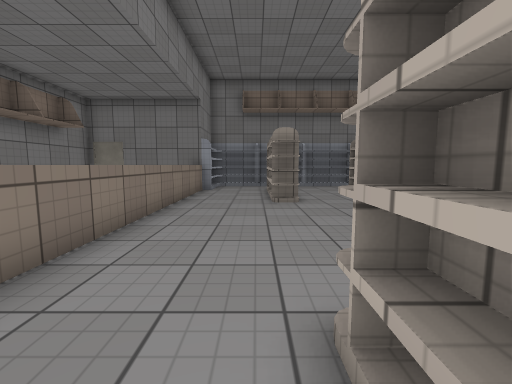
view 1 (above)

16 first-person views from a walk through a scene from a Unity 3-D project. The camera is 1.2 m above the floor, tilts 6° down and sees 90° across. The floor is counted in squares, 1 m on a side. Each view is taken from the middle of a square. On the plan, view 1 faces up. The plan holds only what a view shows up to about 12 squares ahead; the rest is blank. The player character is not drawn. Surface patterns are stand-ins for the level's own textures.

view 2
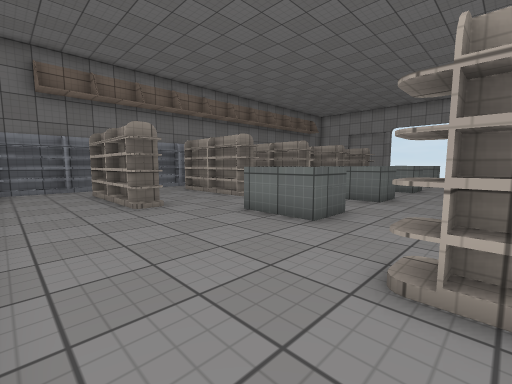

view 3
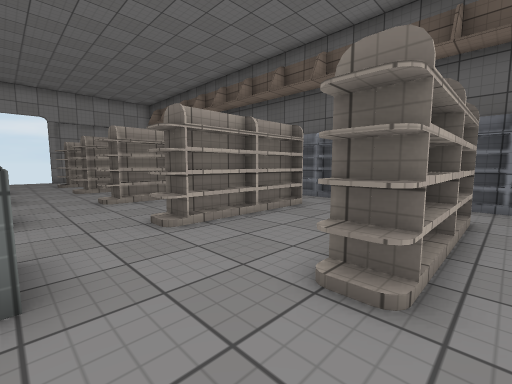

view 4
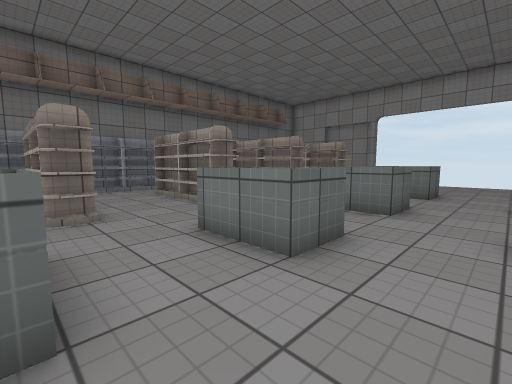

view 5
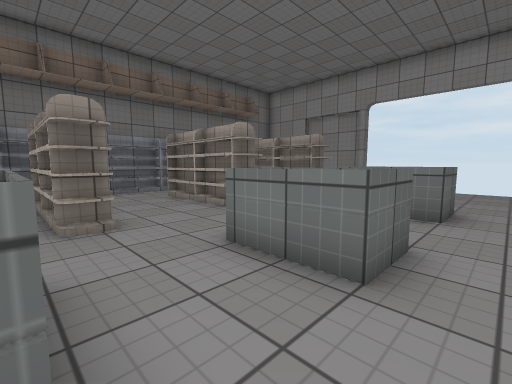

view 6
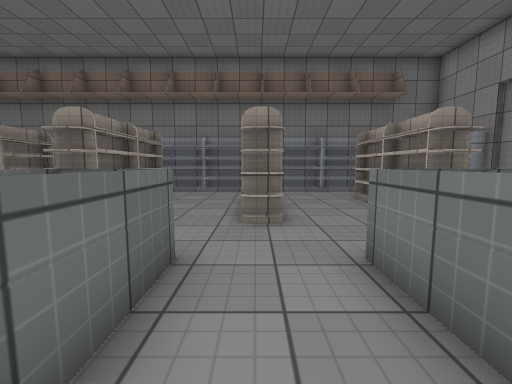

view 7
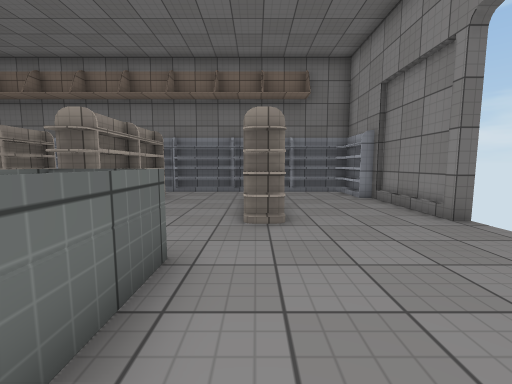

view 8
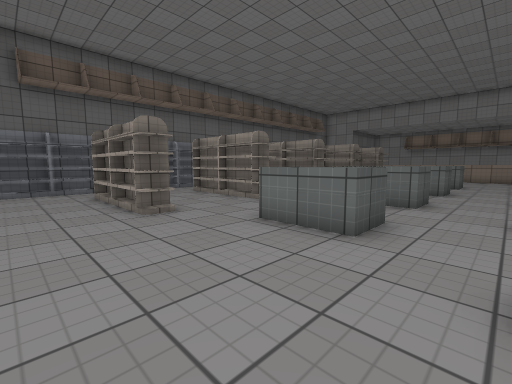

view 9
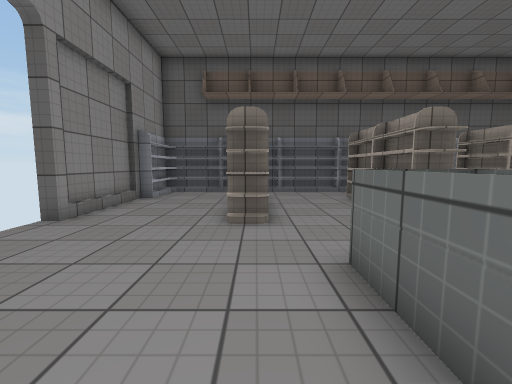

view 10
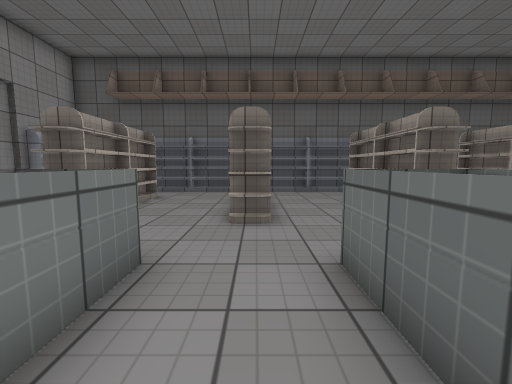

view 11
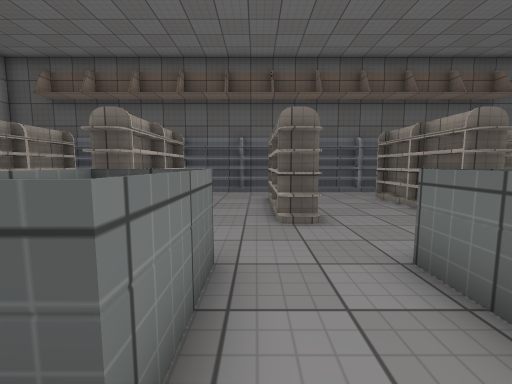

view 12
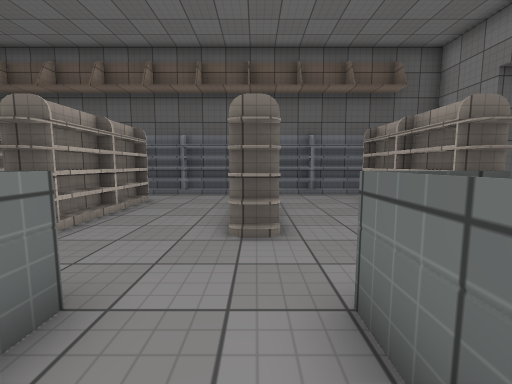

view 13
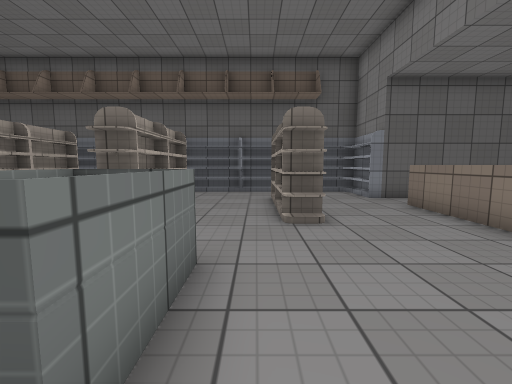

view 14
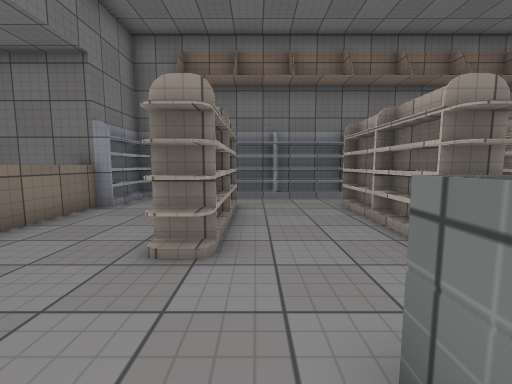

view 15
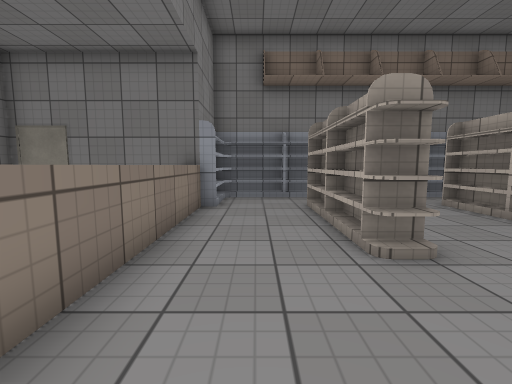

view 16
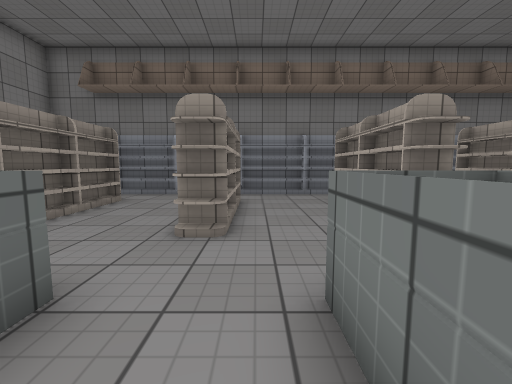

### Floor plan
Key: @ floor where view 1 was taken; # wall or solid block; . floor; ^ raised ledge.
Columns run from 5 left of view 1 to 22 right of it. Each row starts with its distance up from view 1.
 15    ########################
 14   ##......................#
 13   ##......................#
 12 ###...#...#...#...#...# ..##
 11   ^...#...#...#...#...# ...#
 10   ^...#...#...#...#...# ...#
  9   ^...#...#...#...#...##...#
  8   ^........................
  7   ^........................
  6   ^.....^^..^^..^^..^^....
  5   ^.....^^..^^..^^..^^....
  4   ^.....^^..^^..^^..^^.....
  3   ^........................
  2   ^........................
  1   ^...#...#...#...#...##...#
  0   ^..@#...#...#...#...##...#
 -1   ....#...#...#...#...##...#
 -2 ###...#...#...#...#...##..##
 -3   ##......................#
 -4   ##......................#
 -5    ########################

Where each view was taken, in squares from view 1:
view 1: 0 up, 0 right, facing up
view 2: 1 up, 2 left, facing up-right
view 3: 4 up, 0 right, facing down-right
view 4: 2 up, 4 right, facing up-right
view 5: 3 up, 8 right, facing up-right
view 6: 3 up, 13 right, facing up
view 7: 3 up, 17 right, facing up
view 8: 8 up, 20 right, facing down-left
view 9: 7 up, 17 right, facing down
view 10: 7 up, 13 right, facing down
view 11: 7 up, 10 right, facing down
view 12: 6 up, 5 right, facing down
view 13: 7 up, 2 right, facing down
view 14: 5 up, 2 right, facing up
view 15: 5 up, 1 left, facing up
view 16: 4 up, 6 right, facing up
